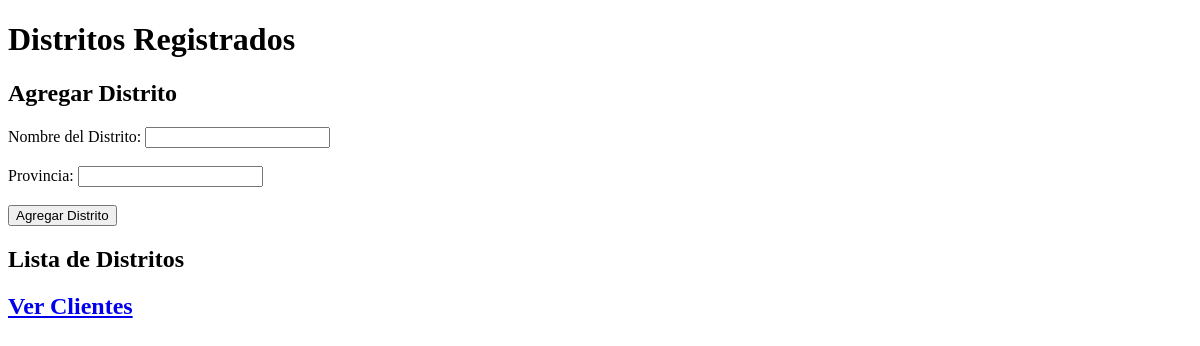
/distritos, run on an earlier commit of the app's database.
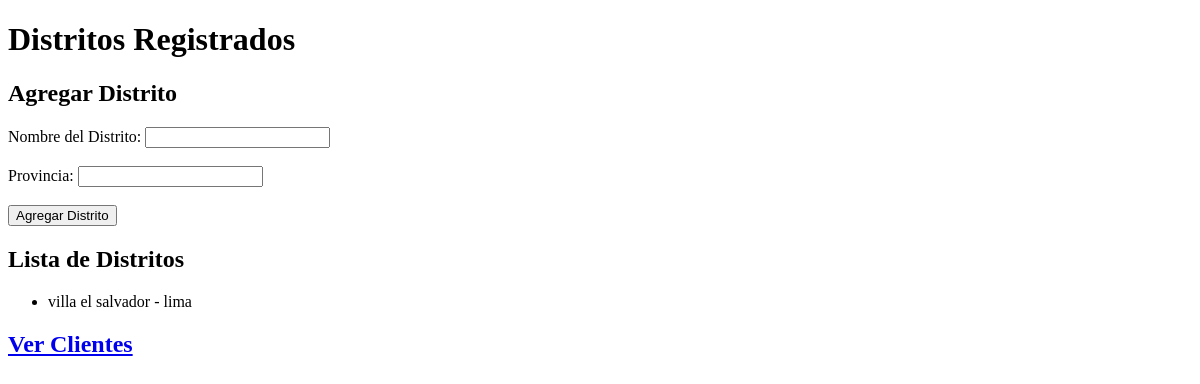
And on a later commit of the database.
### tables this page shows
CREATE TABLE distritos (
        id INTEGER PRIMARY KEY AUTOINCREMENT,
        nombre TEXT,
        provincia TEXT
    );

### app.py (the view)
@app.route('/distritos', methods=['GET', 'POST'])
def distritos():
    if request.method == 'POST':
        nombre = request.form['nombre']
        provincia = request.form['provincia']
        agregar_distrito(nombre, provincia)
        return redirect(url_for('distritos'))  # Redirige para evitar reenvíos de formulario
    distritos = obtener_distritos()
    return render_template('distritos.html', distritos=distritos)

### database.py (called while the page is built)
def obtener_distritos():
    conn = sqlite3.connect(DATABASE)
    c = conn.cursor()
    c.execute("SELECT * FROM distritos")
    distritos = c.fetchall()
    conn.close()
    return distritos

### templates/distritos.html (shortened to what this page needs)
<!DOCTYPE html>
<html lang="es">
<head>
</head>
<body>
    <h1>Distritos Registrados</h1>
    <h2>Agregar Distrito</h2>
    <form action="/distritos" method="POST">
        <label for="nombre">Nombre del Distrito:</label>
        <input type="text" name="nombre" id="nombre" required><br><br>
        <label for="provincia">Provincia:</label>
        <input type="text" name="provincia" id="provincia" required><br><br>
        <button type="submit">Agregar Distrito</button>
    </form>
    <h2>Lista de Distritos</h2>
    <ul>
        {% for distrito in distritos %}
        <li>{{ distrito[1] }} - {{ distrito[2] }}</li>
        {% endfor %}
    </ul>
    <h2><a href="/clientes">Ver Clientes</a></h2>
</body>
</html>

What changed in the data, as far as the page shows it:
added distritos: nombre "villa el salvador", provincia "lima"
